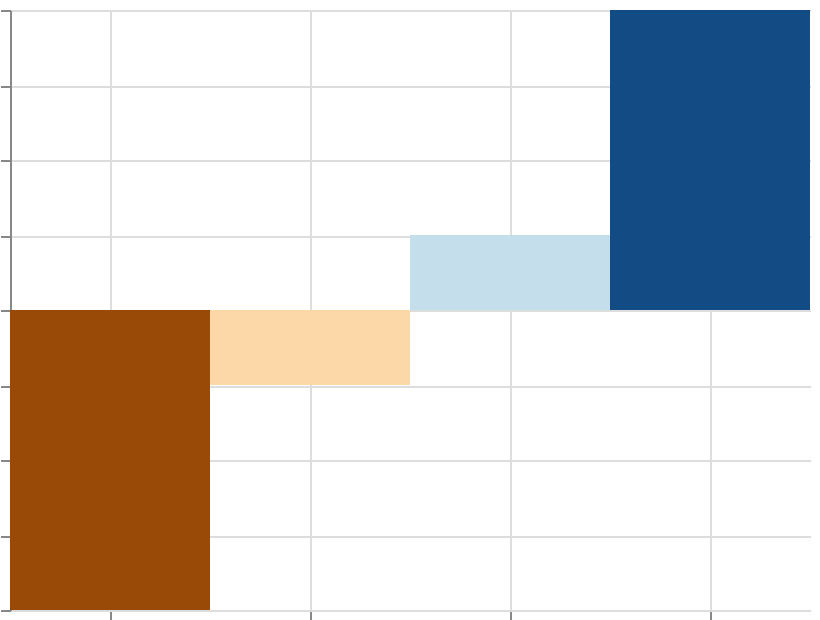

Express this chart as Vega-Lite.
### Vega specification from a JSON file in a GitHub repository (floating-point values rounded to 4 significant figures)
{"$schema": "https://vega.github.io/schema/vega/v6.json", "width": 400, "height": 300, "padding": 5, "autosize": "none", "data": [{"name": "table", "values": [{"cat": "A", "val": -20}, {"cat": "B", "val": -5}, {"cat": "C", "val": 5}, {"cat": "D", "val": 20}]}], "scales": [{"name": "x", "type": "band", "domain": {"data": "table", "field": "cat", "sort": true}, "range": "width"}, {"name": "y", "type": "linear", "domain": {"data": "table", "field": "val"}, "range": [{"signal": "height"}, 0], "zero": true, "nice": true}, {"name": "color", "type": "linear", "domain": {"data": "table", "field": "val"}, "reverse": true, "range": {"scheme": "blueorange"}}], "marks": [{"type": "rect", "from": {"data": "table"}, "encode": {"update": {"x": {"scale": "x", "field": "cat"}, "width": {"scale": "x", "band": 1}, "y": {"scale": "y", "field": "val"}, "y2": {"scale": "y", "value": 0}, "fill": {"scale": "color", "field": "val"}}}}], "axes": [{"scale": "x", "orient": "bottom", "grid": true, "labels": false}, {"scale": "y", "orient": "left", "grid": true, "labels": false}], "legends": [{"fill": "color"}]}
